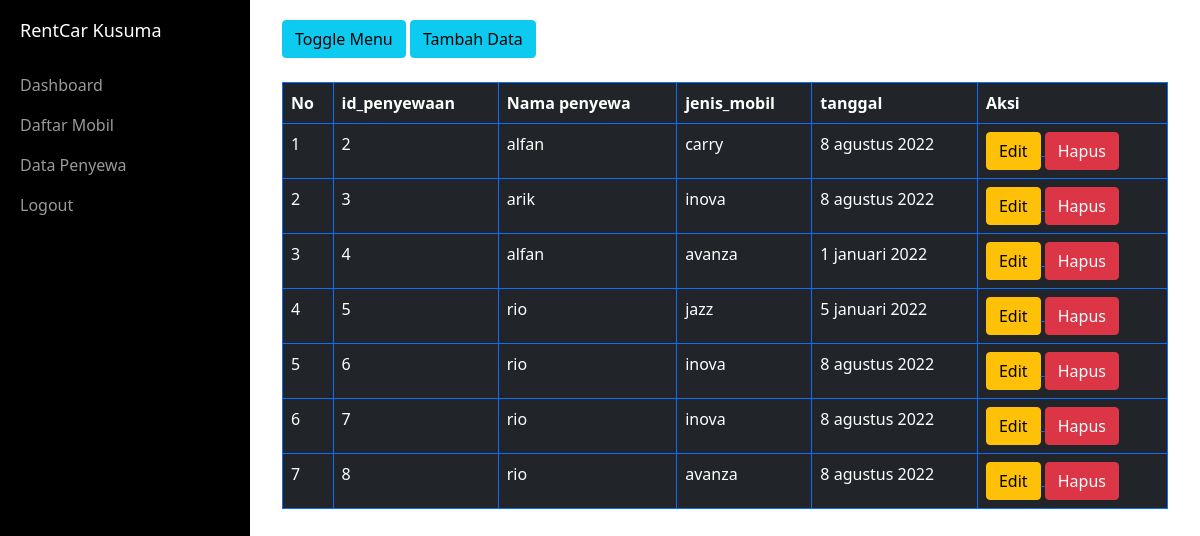
The app's page /data_sewa/data-sewa-mobil.php (signed in) with its own data.
### tables this page shows
CREATE TABLE `tb_sewa` (
  `id_penyewaan` int(10) NOT NULL,
  `nama_penyewa` text NOT NULL,
  `jenis_mobil` varchar(250) NOT NULL,
  `tanggal` varchar(50) NOT NULL
);

### data_sewa/data-sewa-mobil.php (the view, shortened to what this page needs)
<?php
require '../header.php';
?>
    <a href="#menu-toggle" class="btn btn-info" id="menu-toggle">Toggle Menu</a>
    <a href="./tambah_sewa_mobil.php" class="btn btn-info"><i class="fas fa-plus-circle"></i> Tambah Data </a>
    <br><br>
<table class="table table-dark table-bordered border-primary" >
<thead>
    <tr>
        <th>No</th>
        <th>id_penyewaan</th>
        <th>Nama penyewa</th>
        <th>jenis_mobil</th>
        <th>tanggal</th>
        <th>Aksi</th>
    </tr>
    <tbody>
        <?php
        require '../conn.php';
        $query = "SELECT * FROM tb_sewa";
        $sql = mysqli_query($koneksi,$query);
        $no = 1;
        while ($data = mysqli_fetch_object($sql)) {
        ?>
        <tr>
        <td><?= $no++; ?></td>
        <td><?= $data->id_penyewaan; ?></td>
        <td><?= $data->nama_penyewa; ?></td>
        <td><?= $data->jenis_mobil; ?></td>
        <td><?= $data->tanggal; ?></td>
       <td><a href="edit_sewa_mobil.php?url-id=<?=$data->id_penyewaan;?>">
       <input type="submit" value="Edit" class="btn btn-warning">
     </a>
     <?php
                if ($_SESSION['hak_akses'] == 'admin') {
                ?>
                     <a href="hapus_sewa_mobil.php?id_penyewaan=<?= $data->id_penyewaan;?>">
       <input type="submit" value="Hapus" class="btn btn-danger" onclick="return confirm('Yakin Hapus Data?')">
       <?php
       }
       ?>
    </td>
    </tr>
    <?php
                    }
                        ?>
    </tbody>
</thead>
</table>
    </div>
</body>
</html>
<?php
require '../footer.php';
?>

### records on screen
tb_sewa: id_penyewaan "2", nama_penyewa "alfan", jenis_mobil "carry", tanggal "8 agustus 2022"
tb_sewa: id_penyewaan "3", nama_penyewa "arik", jenis_mobil "inova", tanggal "8 agustus 2022"
tb_sewa: id_penyewaan "4", nama_penyewa "alfan", jenis_mobil "avanza", tanggal "1 januari 2022"
tb_sewa: id_penyewaan "5", nama_penyewa "rio", jenis_mobil "jazz", tanggal "5 januari 2022"
tb_sewa: id_penyewaan "6", nama_penyewa "rio", jenis_mobil "inova", tanggal "8 agustus 2022"
tb_sewa: id_penyewaan "7", nama_penyewa "rio", jenis_mobil "inova", tanggal "8 agustus 2022"
tb_sewa: id_penyewaan "8", nama_penyewa "rio", jenis_mobil "avanza", tanggal "8 agustus 2022"
